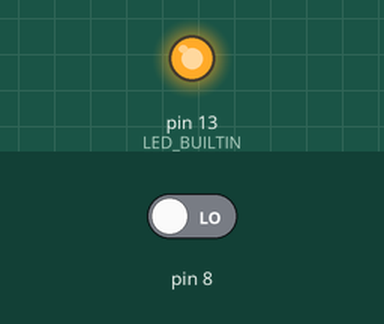
A sketch run on a simulated Arduino Uno, built with avr-gcc and run on an emulated ATmega328P. Parts: output pins drawn as LEDs (lit = HIGH). Inputs (shaded band) come from the test bench; at power-on: pin 8 LOW.

Above: at 1.2 s.
1.3 s: pin 8 driven HIGH
At 2.5 s:
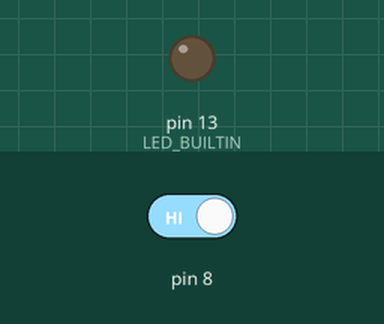
2.8 s: pin 8 driven LOW
At 3.7 s:
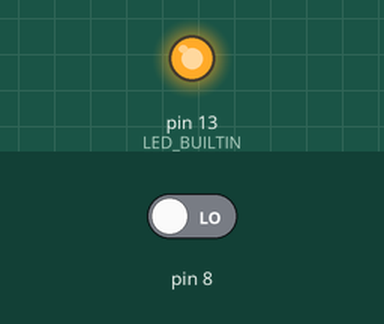
Timing chart, 0 to 5.8 s (numbered marks = the images above; inputs shaded):
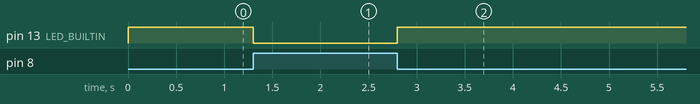

The sketch:

aaa_quick_sensor_tester.ino
```cpp
void setup()
{
  pinMode(8, INPUT);
  pinMode(LED_BUILTIN, OUTPUT);
  //Serial.begin(9600);
}

void loop()
{
//  Serial.println(digitalRead(8));
//  delay(250);
  digitalWrite(LED_BUILTIN, (digitalRead(8) == HIGH ? LOW : HIGH));
}
```

Measured:
- after the input at 1.3 s, pin 13 (LED_BUILTIN): HIGH → LOW at once
- after the input at 2.8 s, pin 13 (LED_BUILTIN): LOW → HIGH at once
